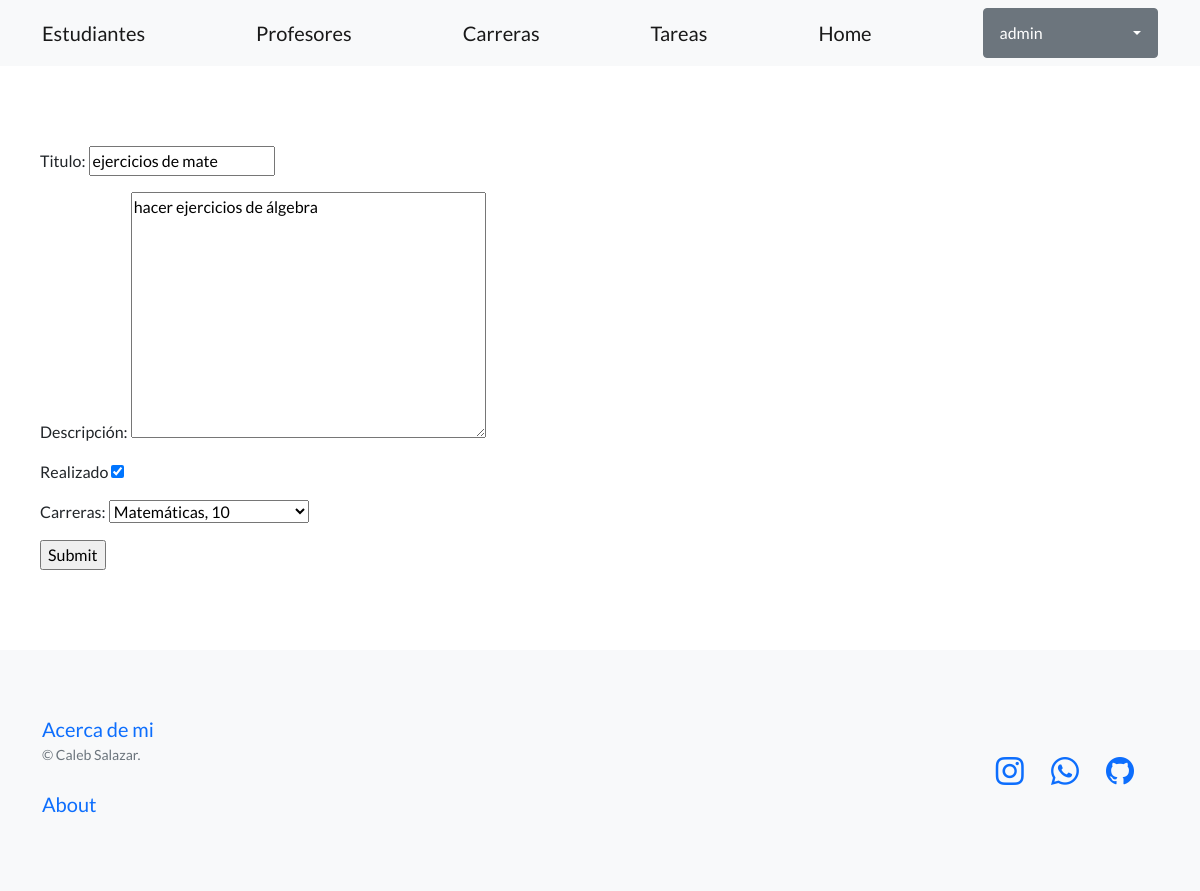
Before: /tareas/editar/2 (signed in) with the older database file.
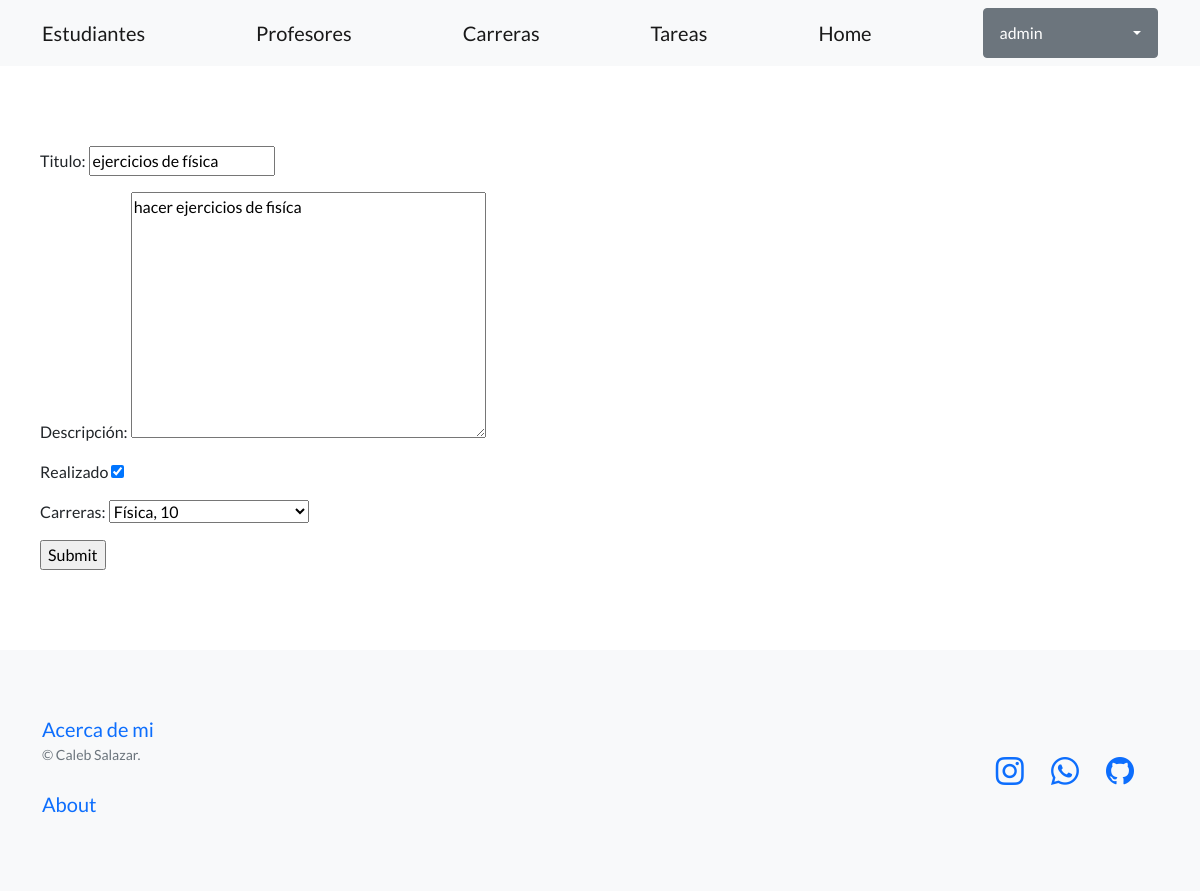
After: the same page with the newer database file.
### myapp/models.py (models this page shows, shortened)
class Tareas(models.Model):
    titulo = models.CharField(max_length=100)
    descripcion = models.TextField()
    done = models.BooleanField(default=False)
    carreras = models.ForeignKey(Carreras, related_name='Carreras', null=True, on_delete=models.CASCADE)

### myapp/views.py (the view)
# urls.py: path('tareas/editar/<int:id>', editar_tarea, name='editar_tarea'),
def editar_tarea(request, id):
    tarea = Tareas.objects.get(id=id)
    if request.method == "POST":
        formulario = FormularioTareas(request.POST)
        if formulario.is_valid():
            data = formulario.cleaned_data
            tarea.titulo = data['titulo']
            tarea.descripcion = data['descripcion']
            tarea.done = data['done']
            tarea.carreras = data['carreras']
            tarea.save()
            return redirect(reverse('tareas'))
    else:
        inicial = {
            'titulo': tarea.titulo,
            'descripcion': tarea.descripcion,
            'done': tarea.done,
            'carreras': tarea.carreras,
        }
        formulario = FormularioTareas(initial=inicial)
    return render(request,'myapp/formulario_tareas.html',{'formulario':formulario,'tarea':tarea,'es_update': True})

### myapp/forms.py
class FormularioTareas(forms.Form):
    titulo = forms.CharField(max_length=100)
    descripcion = forms.CharField(widget=forms.Textarea, label='Descripción')
    done = forms.BooleanField(label_suffix="", label="Realizado", required=False)
    carreras = forms.ModelChoiceField(queryset=Carreras.objects.all())

### myapp/models.py (called while the page is built)
    def __str__(self):
        return f"{self.nombre}, {self.semestres}"

### myapp/templates/myapp/formulario_tareas.html (shortened to what this page needs)
{% extends 'myapp/base.html' %}
{% block content %}
{% if es_update %}
    <form method="post" action="{% url 'editar_tarea' tarea.id %}">
{% else %}
    <form method="post" action="{% url 'formulario_tareas' %}">
{% endif %}
    {{ formulario.as_p }}
    <input type="submit" name="Enviar">
</form>
{% endblock %}

Changed rows visible on the page:
changed Tareas: titulo "ejercicios de mate" → "ejercicios de física"; descripcion "hacer ejercicios de álgebra" → "hacer ejercicios de fisíca"; carreras "Matemáticas, 10" → "Física, 10"
